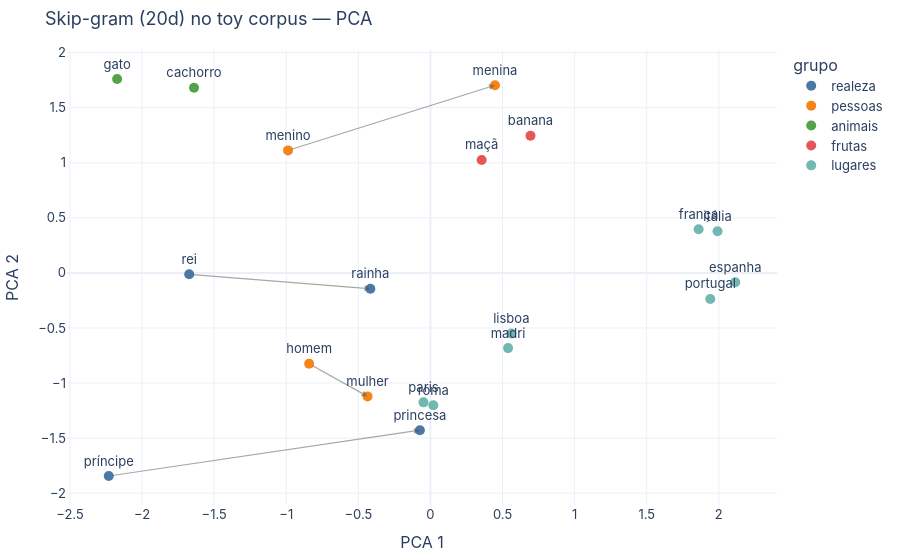

The notebook cell this image was saved under:
### Code cell
scatter_words(wv_sg, {"realeza": ["rei", "rainha", "príncipe", "princesa"], "pessoas": ["homem", "mulher", "menino", "menina"],
                      "animais": ["gato", "cachorro"], "frutas": ["maçã", "banana"], "lugares": ["paris", "lisboa", "roma", "madri", "frança", "portugal", "itália", "espanha"]},
              title="Skip-gram (20d) no toy corpus — PCA", arrows=[("rei", "rainha"), ("homem", "mulher"), ("príncipe", "princesa"), ("menino", "menina")])

### Figure 1 — Plotly figure (JSON) as saved in the notebook; plotly's stock layout.template omitted (floating-point values rounded to 4 significant figures)
{"data": [{"hovertemplate": "grupo=realeza<br>x=%{x}<br>y=%{y}<br>palavra=%{text}<extra></extra>", "legendgroup": "realeza", "marker": {"color": "#4C78A8", "size": 10, "symbol": "circle"}, "mode": "markers+text", "name": "realeza", "orientation": "v", "showlegend": true, "text": ["rei", "rainha", "príncipe", "princesa"], "textposition": "top center", "type": "scatter", "x": [-1.673, -0.4168, -2.231, -0.07322], "xaxis": "x", "y": [-0.01211, -0.144, -1.844, -1.429], "yaxis": "y"}, {"hovertemplate": "grupo=pessoas<br>x=%{x}<br>y=%{y}<br>palavra=%{text}<extra></extra>", "legendgroup": "pessoas", "marker": {"color": "#F58518", "size": 10, "symbol": "circle"}, "mode": "markers+text", "name": "pessoas", "orientation": "v", "showlegend": true, "text": ["homem", "mulher", "menino", "menina"], "textposition": "top center", "type": "scatter", "x": [-0.8413, -0.4362, -0.9878, 0.4476], "xaxis": "x", "y": [-0.8248, -1.121, 1.113, 1.704], "yaxis": "y"}, {"hovertemplate": "grupo=animais<br>x=%{x}<br>y=%{y}<br>palavra=%{text}<extra></extra>", "legendgroup": "animais", "marker": {"color": "#54A24B", "size": 10, "symbol": "circle"}, "mode": "markers+text", "name": "animais", "orientation": "v", "showlegend": true, "text": ["gato", "cachorro"], "textposition": "top center", "type": "scatter", "x": [-2.173, -1.64], "xaxis": "x", "y": [1.761, 1.681], "yaxis": "y"}, {"hovertemplate": "grupo=frutas<br>x=%{x}<br>y=%{y}<br>palavra=%{text}<extra></extra>", "legendgroup": "frutas", "marker": {"color": "#E45756", "size": 10, "symbol": "circle"}, "mode": "markers+text", "name": "frutas", "orientation": "v", "showlegend": true, "text": ["maçã", "banana"], "textposition": "top center", "type": "scatter", "x": [0.3551, 0.6938], "xaxis": "x", "y": [1.026, 1.246], "yaxis": "y"}, {"hovertemplate": "grupo=lugares<br>x=%{x}<br>y=%{y}<br>palavra=%{text}<extra></extra>", "legendgroup": "lugares", "marker": {"color": "#72B7B2", "size": 10, "symbol": "circle"}, "mode": "markers+text", "name": "lugares", "orientation": "v", "showlegend": true, "text": ["paris", "lisboa", "roma", "madri", "frança", "portugal", "itália", "espanha"], "textposition": "top center", "type": "scatter", "x": [-0.04842, 0.561, 0.01966, 0.5384, 1.86, 1.941, 1.991, 2.114], "xaxis": "x", "y": [-1.176, -0.5504, -1.201, -0.6827, 0.3962, -0.2364, 0.3782, -0.08485], "yaxis": "y"}], "layout": {"annotations": [{"arrowcolor": "rgba(80,80,80,0.5)", "arrowhead": 2, "arrowwidth": 1.2, "ax": -1.673, "axref": "x", "ay": -0.01211, "ayref": "y", "showarrow": true, "x": -0.4168, "xref": "x", "y": -0.144, "yref": "y"}, {"arrowcolor": "rgba(80,80,80,0.5)", "arrowhead": 2, "arrowwidth": 1.2, "ax": -0.8413, "axref": "x", "ay": -0.8248, "ayref": "y", "showarrow": true, "x": -0.4362, "xref": "x", "y": -1.121, "yref": "y"}, {"arrowcolor": "rgba(80,80,80,0.5)", "arrowhead": 2, "arrowwidth": 1.2, "ax": -2.231, "axref": "x", "ay": -1.844, "ayref": "y", "showarrow": true, "x": -0.07322, "xref": "x", "y": -1.429, "yref": "y"}, {"arrowcolor": "rgba(80,80,80,0.5)", "arrowhead": 2, "arrowwidth": 1.2, "ax": -0.9878, "axref": "x", "ay": 1.113, "ayref": "y", "showarrow": true, "x": 0.4476, "xref": "x", "y": 1.704, "yref": "y"}], "font": {"family": "Inter, Helvetica, Arial, sans-serif", "size": 13}, "legend": {"title": {"text": "grupo"}, "tracegroupgap": 0}, "margin": {"b": 40, "l": 40, "r": 20, "t": 50}, "showlegend": true, "title": {"text": "Skip-gram (20d) no toy corpus — PCA"}, "xaxis": {"anchor": "y", "domain": [0.0, 1.0], "title": {"text": "PCA 1"}}, "yaxis": {"anchor": "x", "domain": [0.0, 1.0], "title": {"text": "PCA 2"}}}}
